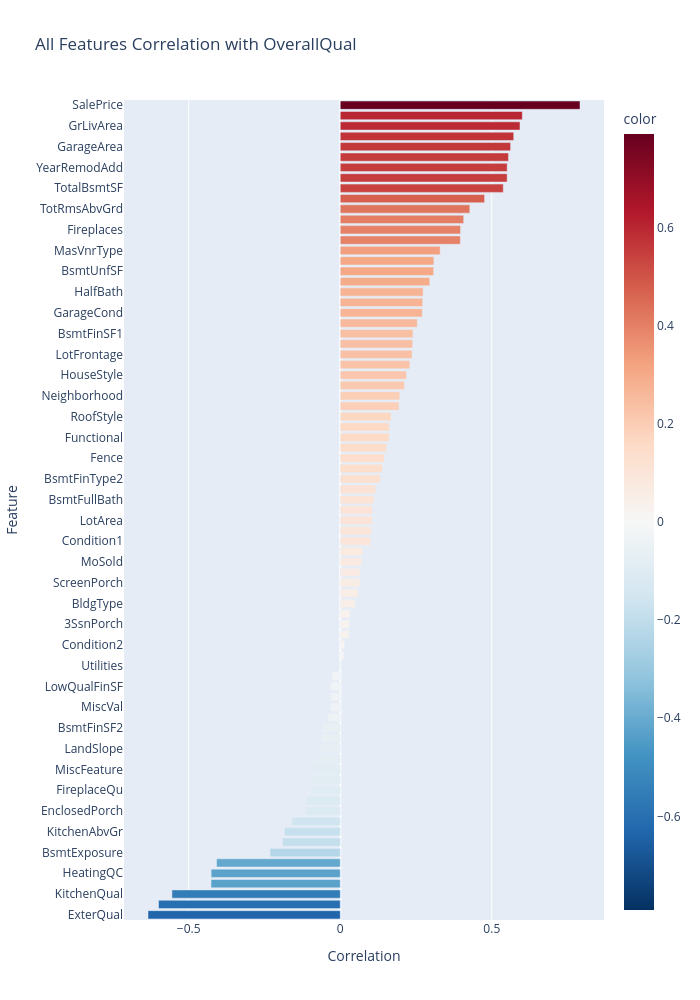

Source (notebook cell):
### Markdown cell above
### Correlation with the overall quality of a house

### Code cell
corr_quality = houses_encoded.to_pandas().corr()["OverallQual"].drop("OverallQual").sort_values(ascending=False)

fig = px.bar(
    x=corr_quality.values, y=corr_quality.index,
    orientation="h", color=corr_quality.values,
    color_continuous_scale="RdBu_r", color_continuous_midpoint=0,
    title="All Features Correlation with OverallQual",
    labels={"x": "Correlation", "y": "Feature"},
)
fig.update_layout(height=1000, width=700, yaxis=dict(autorange="reversed"))
fig.show()

### Figure 1 — Plotly figure (JSON) as saved in the notebook; plotly's stock layout.template omitted (floating-point values rounded to 4 significant figures)
{"data": [{"hovertemplate": "Correlation=%{x}<br>Feature=%{y}<br>color=%{marker.color}<extra></extra>", "legendgroup": "", "marker": {"color": [0.791, 0.6007, 0.593, 0.5723, 0.562, 0.555, 0.5507, 0.5506, 0.5378, 0.4762, 0.4275, 0.4073, 0.3968, 0.3962, 0.3297, 0.3088, 0.3082, 0.2955, 0.2735, 0.272, 0.2707, 0.2541, 0.2397, 0.2389, 0.2369, 0.2294, 0.2184, 0.2118, 0.1966, 0.1937, 0.1677, 0.1614, 0.161, 0.1524, 0.1454, 0.1386, 0.1324, 0.1169, 0.1111, 0.1064, 0.1058, 0.1017, 0.1001, 0.07451, 0.07082, 0.06517, 0.06489, 0.05882, 0.04983, 0.03263, 0.03037, 0.02891, 0.01494, 0.01172, -0.001881, -0.02735, -0.03043, -0.03109, -0.03141, -0.04015, -0.05912, -0.06047, -0.06645, -0.07999, -0.08661, -0.09193, -0.09708, -0.113, -0.1139, -0.1601, -0.1839, -0.1905, -0.2317, -0.408, -0.4259, -0.4264, -0.5553, -0.5996, -0.6343], "coloraxis": "coloraxis", "pattern": {"shape": ""}}, "name": "", "orientation": "h", "showlegend": false, "textposition": "auto", "type": "bar", "x": [0.791, 0.6007, 0.593, 0.5723, 0.562, 0.555, 0.5507, 0.5506, 0.5378, 0.4762, 0.4275, 0.4073, 0.3968, 0.3962, 0.3297, 0.3088, 0.3082, 0.2955, 0.2735, 0.272, 0.2707, 0.2541, 0.2397, 0.2389, 0.2369, 0.2294, 0.2184, 0.2118, 0.1966, 0.1937, 0.1677, 0.1614, 0.161, 0.1524, 0.1454, 0.1386, 0.1324, 0.1169, 0.1111, 0.1064, 0.1058, 0.1017, 0.1001, 0.07451, 0.07082, 0.06517, 0.06489, 0.05882, 0.04983, 0.03263, 0.03037, 0.02891, 0.01494, 0.01172, -0.001881, -0.02735, -0.03043, -0.03109, -0.03141, -0.04015, -0.05912, -0.06047, -0.06645, -0.07999, -0.08661, -0.09193, -0.09708, -0.113, -0.1139, -0.1601, -0.1839, -0.1905, -0.2317, -0.408, -0.4259, -0.4264, -0.5553, -0.5996, -0.6343], "xaxis": "x", "y": ["SalePrice", "GarageCars", "GrLivArea", "YearBuilt", "GarageArea", "GarageYrBlt", "YearRemodAdd", "FullBath", "TotalBsmtSF", "1stFlrSF", "TotRmsAbvGrd", "MasVnrArea", "Fireplaces", "Foundation", "MasVnrType", "OpenPorchSF", "BsmtUnfSF", "2ndFlrSF", "HalfBath", "CentralAir", "GarageCond", "Electrical", "BsmtFinSF1", "WoodDeckSF", "LotFrontage", "PavedDrive", "HouseStyle", "GarageQual", "Neighborhood", "SaleCondition", "RoofStyle", "Exterior1st", "Functional", "Exterior2nd", "Fence", "ExterCond", "BsmtFinType2", "Alley", "BsmtFullBath", "BsmtCond", "LotArea", "BedroomAbvGr", "Condition1", "RoofMatl", "MoSold", "PoolArea", "ScreenPorch", "Street", "BldgType", "MSSubClass", "3SsnPorch", "LandContour", "Condition2", "BsmtFinType1", "Utilities", "YrSold", "LowQualFinSF", "LotConfig", "MiscVal", "BsmtHalfBath", "BsmtFinSF2", "SaleType", "LandSlope", "PoolQC", "MiscFeature", "OverallCond", "FireplaceQu", "Heating", "EnclosedPorch", "MSZoning", "KitchenAbvGr", "LotShape", "BsmtExposure", "GarageFinish", "HeatingQC", "GarageType", "KitchenQual", "BsmtQual", "ExterQual"], "yaxis": "y"}], "layout": {"barmode": "relative", "coloraxis": {"cmid": 0, "colorbar": {"title": {"text": "color"}}, "colorscale": [[0, "rgb(5,48,97)"], [0.1, "rgb(33,102,172)"], [0.2, "rgb(67,147,195)"], [0.3, "rgb(146,197,222)"], [0.4, "rgb(209,229,240)"], [0.5, "rgb(247,247,247)"], [0.6, "rgb(253,219,199)"], [0.7, "rgb(244,165,130)"], [0.8, "rgb(214,96,77)"], [0.9, "rgb(178,24,43)"], [1, "rgb(103,0,31)"]]}, "height": 1000, "legend": {"tracegroupgap": 0}, "title": {"text": "All Features Correlation with OverallQual"}, "width": 700, "xaxis": {"anchor": "y", "domain": [0, 1], "title": {"text": "Correlation"}}, "yaxis": {"anchor": "x", "autorange": "reversed", "domain": [0, 1], "title": {"text": "Feature"}}}}
